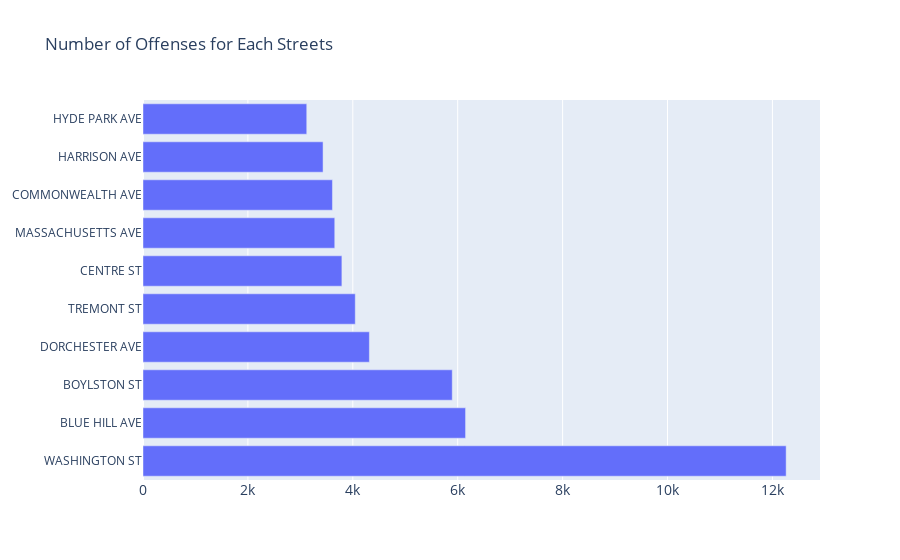

The notebook cell this image was saved under:
### Code cell
fig = go.Figure()

fig.add_trace(
    go.Bar(
        y=df_analysis2['STREET'],
        x=df_analysis2['OFFENSE_CODE_GROUP'],
        orientation='h',
        name='Street',
        hoverinfo='all'
    ))
fig.update_layout(title='Number of Offenses for Each Streets', xaxis_tickfont_size=14)

fig.show()

### Figure 1 — Plotly figure (JSON) as saved in the notebook; plotly's stock layout.template omitted (floating-point values rounded to 4 significant figures)
{"data": [{"hoverinfo": "all", "name": "Street", "orientation": "h", "type": "bar", "x": [12262, 6150, 5896, 4316, 4047, 3792, 3656, 3612, 3433, 3122], "y": ["WASHINGTON ST", "BLUE HILL AVE", "BOYLSTON ST", "DORCHESTER AVE", "TREMONT ST", "CENTRE ST", "MASSACHUSETTS AVE", "COMMONWEALTH AVE", "HARRISON AVE", "HYDE PARK AVE"]}], "layout": {"title": {"text": "Number of Offenses for Each Streets"}, "xaxis": {"tickfont": {"size": 14}}}}
